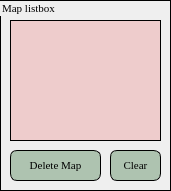
   <widget class="QGroupBox" name="Map_listbox_group">
    <property name="geometry">
     <rect>
      <x>20</x>
      <y>350</y>
      <width>171</width>
      <height>191</height>
     </rect>
    </property>
    <property name="font">
     <font>
      <family>Times New Roman</family>
      <pointsize>8</pointsize>
      <weight>50</weight>
      <italic>false</italic>
      <bold>false</bold>
     </font>
    </property>
    <property name="styleSheet">
     <string notr="true">border: 1px solid black;</string>
    </property>
    <property name="title">
     <string>Map listbox</string>
    </property>
    <widget class="QListWidget" name="Map_listbox">
     <property name="geometry">
      <rect>
       <x>10</x>
       <y>20</y>
       <width>151</width>
       <height>121</height>
      </rect>
     </property>
     <property name="styleSheet">
      <string notr="true">border: 1px solid black;background-color: rgb(238, 204, 204);</string>
     </property>
    </widget>
    <widget class="QPushButton" name="deleteMapbutton">
     <property name="geometry">
      <rect>
       <x>10</x>
       <y>150</y>
       <width>91</width>
       <height>31</height>
      </rect>
     </property>
     <property name="font">
      <font>
       <family>Times New Roman</family>
       <pointsize>8</pointsize>
       <weight>50</weight>
       <italic>false</italic>
       <bold>false</bold>
      </font>
     </property>
     <property name="styleSheet">
      <string notr="true">border-radius:7px;
border: 1px solid black;
background-color: rgb(174, 195, 176);</string>
     </property>
     <property name="text">
      <string>Delete Map</string>
     </property>
    </widget>
    <widget class="QPushButton" name="clearMapListboxbutton">
     <property name="geometry">
      <rect>
       <x>110</x>
       <y>150</y>
       <width>51</width>
       <height>31</height>
      </rect>
     </property>
     <property name="font">
      <font>
       <family>Times New Roman</family>
       <pointsize>8</pointsize>
       <weight>50</weight>
       <italic>false</italic>
       <bold>false</bold>
      </font>
     </property>
     <property name="styleSheet">
      <string notr="true">border-radius:7px;
border: 1px solid black;
background-color: rgb(174, 195, 176);</string>
     </property>
     <property name="text">
      <string>Clear</string>
     </property>
    </widget>
   </widget>
